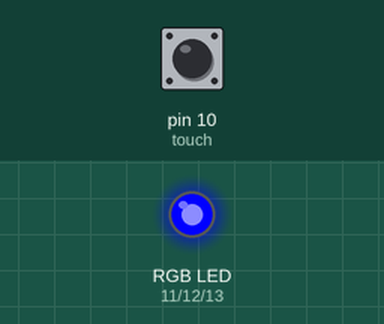
The sketch below on a simulated Arduino Uno, built with avr-gcc and run on an emulated ATmega328P. Shown: an RGB LED mixed from three pins (HIGH = lit). The inputs (shaded band) are chosen by the test bench; at power-on: pin 10 (touch) HIGH.

Above: at 1.2 s.
1.3 s: pin 10 (touch) pulled LOW for 1 s
At 2.1 s:
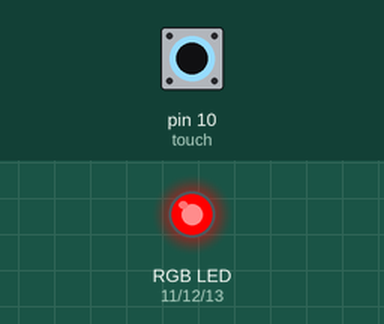
5.3 s: pin 10 (touch) pulled LOW for 3.2 s
At 11.8 s:
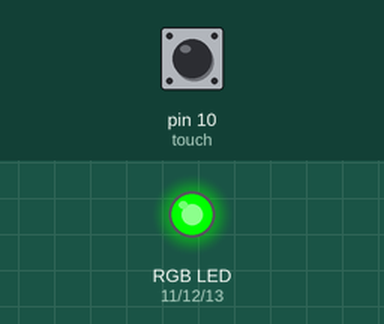
14.5 s: pin 10 (touch) pulled LOW for 0.15 s
At 20.3 s:
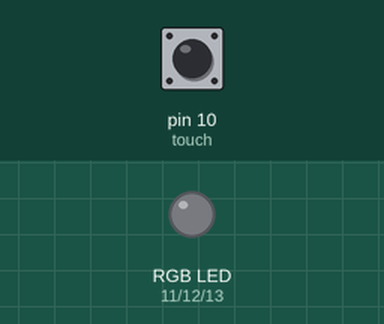
Timing chart, 0 to 49.7 s (numbered marks = the images above; inputs shaded):
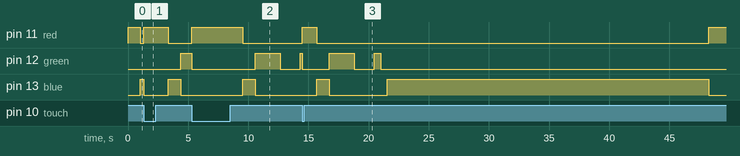

Measured:
- after the input at 1.3 s, pin 11 (red): LOW → HIGH at once, → LOW 2.0 s later; pin 13 (blue): HIGH → LOW after 0.00 s instead of 0.78 s
- after the input at 5.3 s, pin 11 (red): LOW → HIGH at once, → LOW 4.2 s later; pin 13 (blue): LOW → HIGH after 4.2 s instead of 3.9 s
- after the input at 14.5 s, pin 11 (red): LOW → HIGH after 0.00 s instead of 27.6 s

The sketch:

rgbcontagem.ino
```cpp
int red = 11;
int blue = 13;
int green = 12;
int touch = 10;

int cont = 0;
void setup() {
  pinMode(red, OUTPUT);
  pinMode(blue, OUTPUT);
  pinMode(green, OUTPUT);
  pinMode(touch, INPUT_PULLUP);
}

void loop() {

  if(digitalRead(touch) == HIGH){
    cont++;
  } else {
    cont = 0;
  }

  if(cont < 1000){
    analogWrite(red, 255);
    analogWrite(blue, 0);
    analogWrite(green, 0);
  } else if(cont >= 1000 && cont < 2000){
    analogWrite(red, 0);
    analogWrite(blue, 255);
    analogWrite(green, 0);
  } else if(cont >= 2000 && cont < 4000){
    analogWrite(red, 0);
    analogWrite(blue, 0);
    analogWrite(green, 255);
  } else if(cont >= 4000 && cont < 5000){
    int x = map(cont, 4000, 5000, 0, 255);
    analogWrite(red, x);
    analogWrite(blue, 0);
    analogWrite(green, 0);
  } else if(cont >= 5000 && cont < 6000){
    int z = map(cont, 5000, 6000, 0, 255);
    analogWrite(red, 0);
    analogWrite(blue, 0);
    analogWrite(green, z);
  } else if(cont >= 6000 && cont < 7000){
    int y = map(cont, 6000, 7000, 0, 255);
    analogWrite(red, 0);
    analogWrite(blue, y);
    analogWrite(green, 0  );
  }
  delay(1);
}
```
